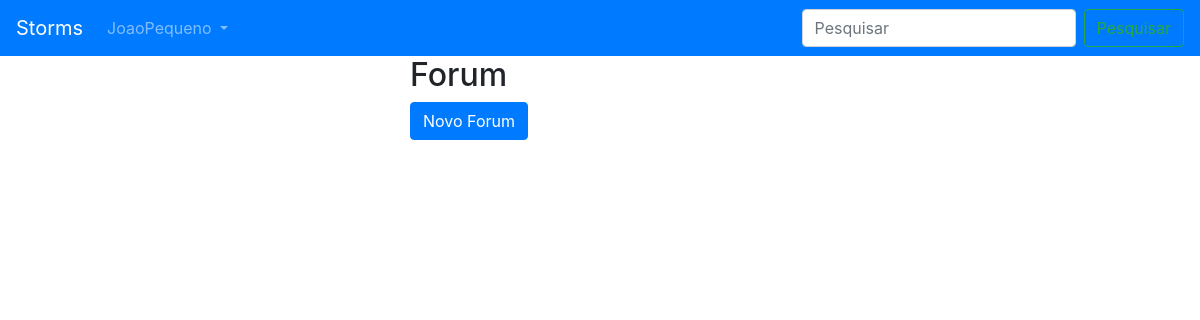
Before: /forum/ (signed in) with the older database file.
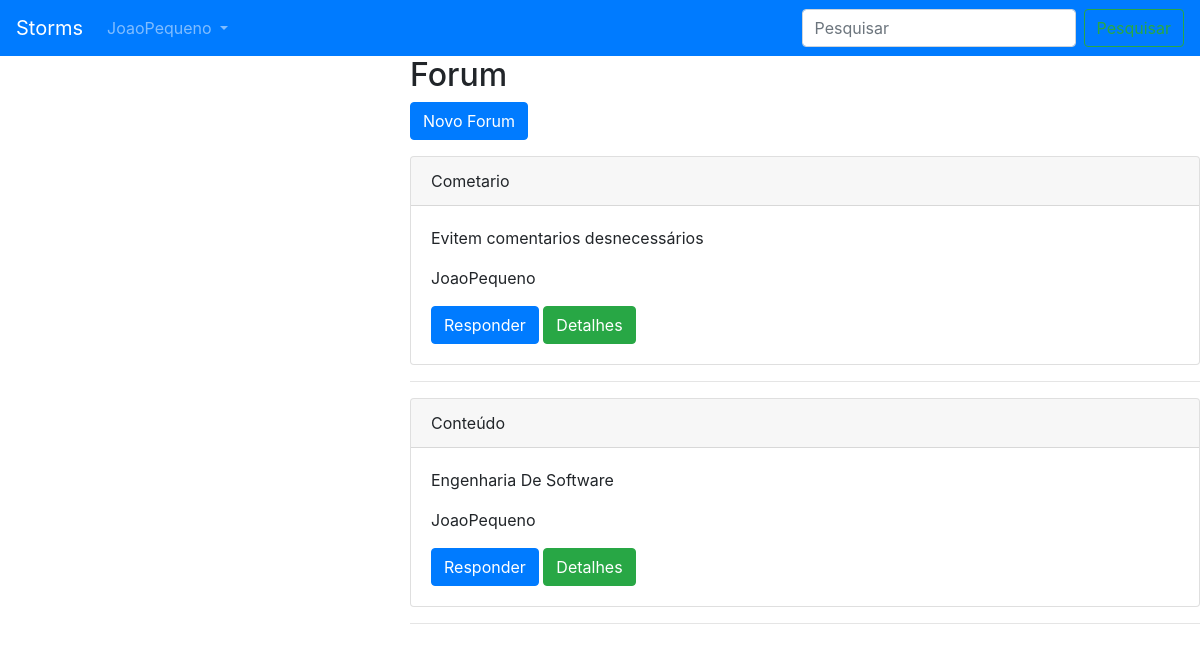
After: the same page with the newer database file.
### api/models.py (models this page shows, shortened)
class ForumPergunta(models.Model):
	owner = models.ForeignKey('auth.User', related_name='ownerforuns', on_delete=models.CASCADE)
	titulo = models.CharField(max_length=256)
	descricao = models.CharField(max_length=512, null=True)
	date_time = models.DateTimeField(auto_now_add=True)
	aberto = models.BooleanField(default=True)
	class Meta:
		ordering = ('-date_time',)

### webapp/views.py (the view)
# urls.py: path('forum/', views.forum, name='forum'),
@login_required
def forum(request):
	foruns = ForumPergunta.objects.all()
	return render(request, 'webapp/forum.html',{'perfil_logado': get_user(request),
		'foruns':foruns})

### webapp/views.py (called while the page is built)
@login_required
def get_user(request):
	return request.user

### webapp/templates/webapp/forum.html (shortened to what this page needs)
{% extends "webapp/base.html" %}
{% block body %}
<h2>Forum</h2>
<button type="button" class="btn btn-primary" data-toggle="modal" data-target="#ExemploModalCentralizado">
  Novo Forum
</button>
{% for forum in foruns %}
	{% if forum.aberto == 1 or forum.owner == perfil_logado%}
<div class="card">
  <div class="card-header">
    {{  forum.titulo}}
  </div>
  <div class="card-body">
  	<p class="card-text">{{forum.descricao}}</p>
    <p class="card-text">{{forum.owner}}</p>
    <button type="button" class="btn btn-primary" data-toggle="modal" data-target="#forum{{ forum.id }}">
  		Responder
	</button>
	<a href="{% url 'forum_detail' forum.id %}" class="btn btn-success">Detalhes</a>
  </div>
</div>
<hr>
{% endif %}
{% endfor %}
{% endblock %}

Changed rows visible on the page:
added ForumPergunta: titulo "Cometario", descricao "Evitem comentarios desnecessários", owner "JoaoPequeno"
added ForumPergunta: titulo "Conteúdo", descricao "Engenharia De Software", owner "JoaoPequeno"
